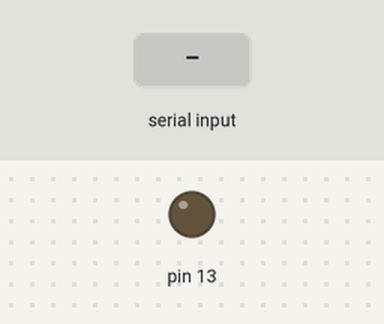
A sketch run on a simulated Arduino Uno, built with avr-gcc and run on an emulated ATmega328P. On the bench: output pins drawn as LEDs (lit = HIGH). Inputs (shaded band) come from the test bench.

Above: at 1.2 s.
1.3 s: "a" received over Serial
At 1.7 s:
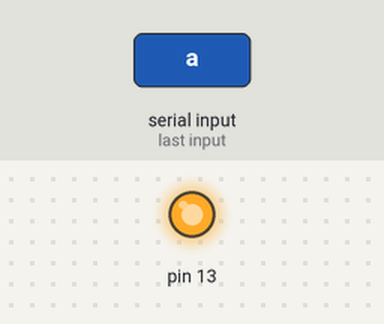
2.8 s: "s" received over Serial
At 4.0 s:
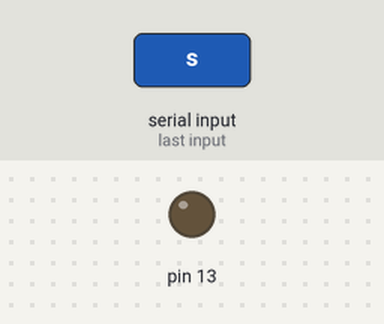
Timing chart, 0 to 5.8 s (numbered marks = the images above; inputs shaded):
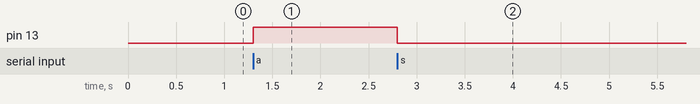

The sketch:

Bluetooth_test.ino
```cpp
void setup(){
  Serial.begin(9600);
  pinMode(13,OUTPUT);
}

void loop(){
  if(Serial.available()>0){
    char c = Serial.read();
    if(c == 'a'){
      digitalWrite(13,HIGH);
    }
    if(c == 's'){
      digitalWrite(13,LOW);
    }
  }
}
```

Measured:
- after the input at 1.3 s, pin 13: LOW → HIGH at once
- after the input at 2.8 s, pin 13: HIGH → LOW at once
